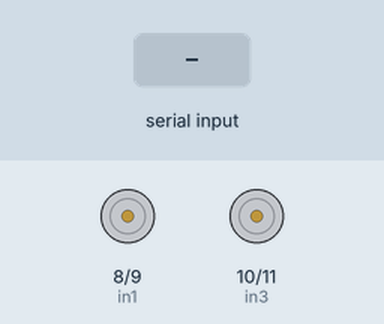
Simulated run of this sketch. Board: Arduino Uno, built with avr-gcc and run on an emulated ATmega328P. Shown: motor-driver pin pairs drawn as motors (green arrow = first pin HIGH = forward, orange = second pin HIGH = backward, longer = more drive, scaled by the enable pin). The test bench sets the inputs (shaded band).

Above: at 1.2 s.
1.3 s: "F" received over Serial
At 2.5 s:
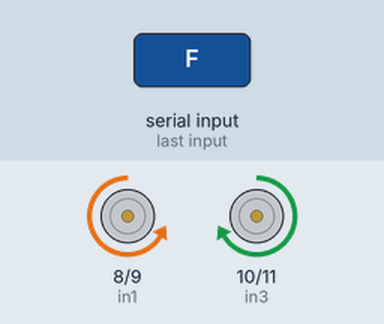
2.8 s: "B" received over Serial
At 3.7 s:
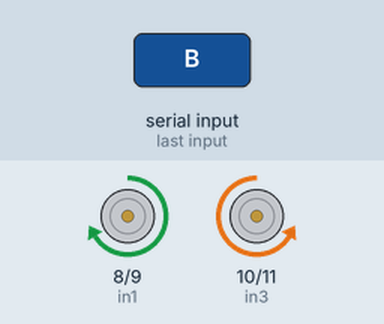
4.3 s: "L" received over Serial
At 4.9 s:
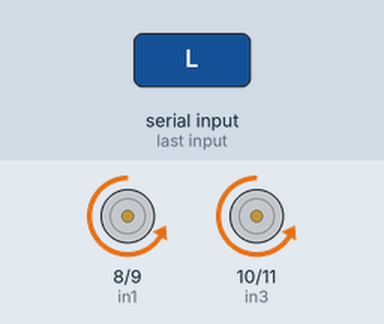
5.8 s: "R" received over Serial
At 7.0 s:
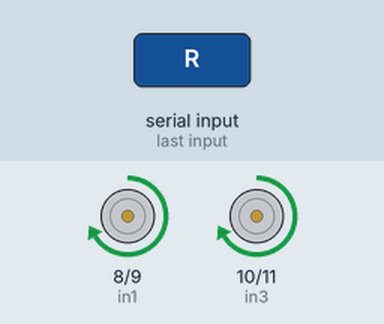
7.3 s: "G" received over Serial
At 8.3 s:
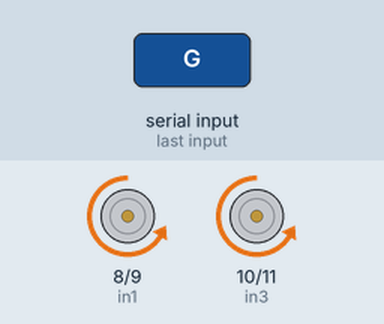
8.8 s: "I" received over Serial
At 9.5 s:
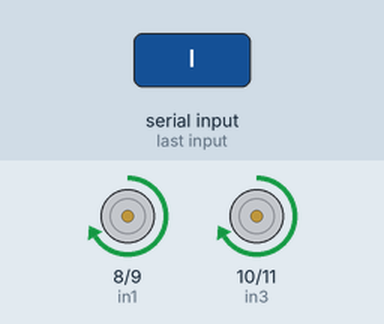
Timing chart, 0 to 11.3 s (numbered marks = the images above; inputs shaded):
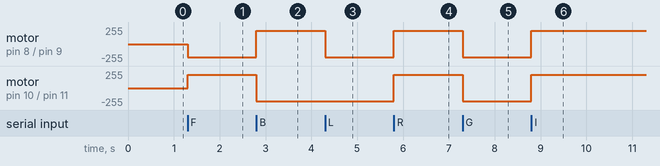

Measured:
- after the input at 1.3 s, motor on pin 8 (in1) / pin 9 (in2): stopped → backward 200/255 at once; motor on pin 10 (in3) / pin 11 (in4): stopped → forward 200/255 at once
- after the input at 2.8 s, motor on pin 8 (in1) / pin 9 (in2): backward 200/255 → forward 200/255 at once; motor on pin 10 (in3) / pin 11 (in4): forward 200/255 → backward 200/255 at once
- after the input at 4.3 s, motor on pin 8 (in1) / pin 9 (in2): forward 200/255 → backward 200/255 at once
- after the input at 5.8 s, motor on pin 8 (in1) / pin 9 (in2), motor on pin 10 (in3) / pin 11 (in4): backward 200/255 → forward 200/255 at once
- after the input at 7.3 s, motor on pin 8 (in1) / pin 9 (in2), motor on pin 10 (in3) / pin 11 (in4): forward 200/255 → backward 200/255 at once
- after the input at 8.8 s, motor on pin 8 (in1) / pin 9 (in2), motor on pin 10 (in3) / pin 11 (in4): backward 200/255 → forward 200/255 at once

The sketch:

RC-Car.ino
```cpp
#define in1 8
#define in2 9
#define in3 10
#define in4 11
#define enA 5
#define enB 6

int motorSpeed = 200;

char command;

void forward();
void back();
void right();
void left();

void setup() {
  // put your setup code here, to run once:
  Serial.begin(9600);
  pinMode(in1, OUTPUT);
  pinMode(in2, OUTPUT);
  pinMode(in3, OUTPUT);
  pinMode(in4, OUTPUT);

  pinMode(enA, OUTPUT);
  pinMode(enB, OUTPUT);

  analogWrite(enA, motorSpeed);
  analogWrite(enB, motorSpeed);

}

void loop() {
  // put your main code here, to run repeatedly:

  if (Serial.available() > 0)
  {
    command = Serial.read();
    stop();

    switch(command)
    {
      case 'F':
        forward();
        break;
      case 'B':
        back();
        break;
      case 'L':
        left();
        break;
      case 'R':
        right();
        break;
      case 'G':
        left();
        break;
      case 'I':
        right();
        break;
    }
  }

}

void right()
{
  digitalWrite(in1, 1);
  digitalWrite(in2, 0);
  digitalWrite(in3, 1);
  digitalWrite(in4, 0);
}

void back()
{
  digitalWrite(in1, 1);
  digitalWrite(in2, 0);
  digitalWrite(in3, 0);
  digitalWrite(in4, 1);
}

void forward()
{
  digitalWrite(in1, 0);
  digitalWrite(in2, 1);
  digitalWrite(in3, 1);
  digitalWrite(in4, 0);
}

void left()
{
  digitalWrite(in1, 0);
  digitalWrite(in2, 1);
  digitalWrite(in3, 0);
  digitalWrite(in4, 1);
}
void stop()
{
  digitalWrite(in1, 0);
  digitalWrite(in2, 0);
  digitalWrite(in3, 0);
  digitalWrite(in4, 0);
}
```
